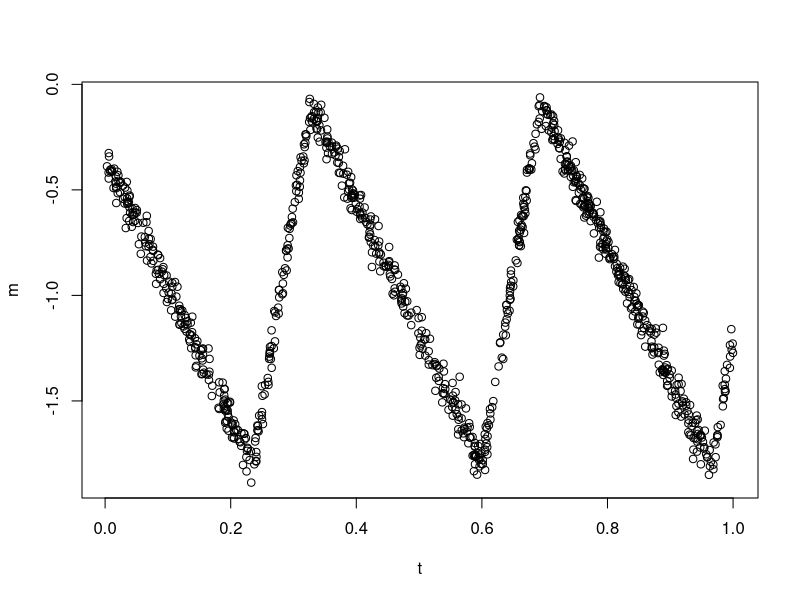
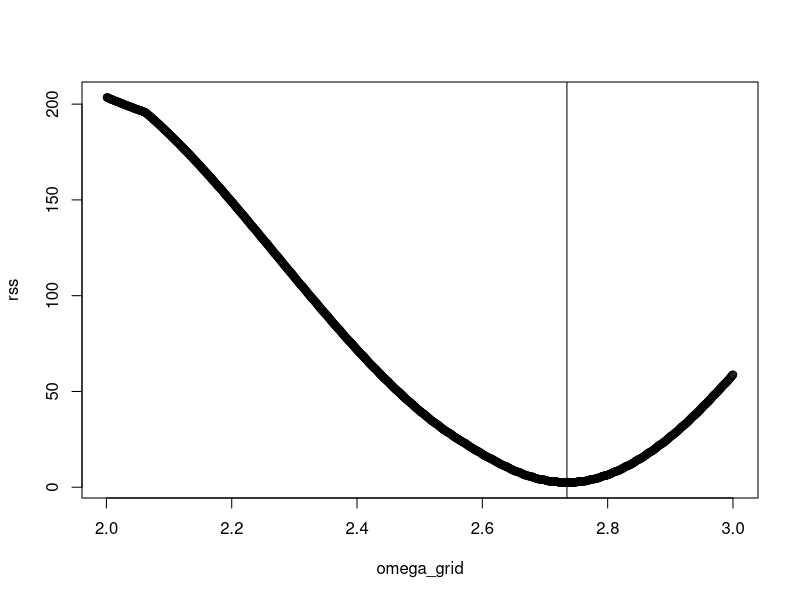

The R source for these figures, in order: (Note: this script raises an error after producing the figures.)
### compare newton method to grid search
### for estimating phase

rm(list=ls())
library(scales)

Saw <- function(t,cc=0.75){
    ## returns sawtooth evaluated at t
    t <- t %% 1
    return(((-2/cc)*t + 1)*(t < cc) + ((2/(1-cc))*t - (1+cc)/(1-cc))*(t >= cc))
}

SawPrime <- function(t,cc=0.75){
    ## returns derivative of sawtooth evaluated at t
    t <- t %% 1
    return((-2/cc)*(t < cc) + ((2/(1-cc))*(t >= cc)))
}

NewtonUpdate <- function(m,t,phi,amp,beta0,omega){
    gp <- SawPrime(omega*t+phi)
    g <- Saw(omega*t+phi)
    X <- cbind(1,g)
    Hul <- 2*t(X)%*%X
    Hlr <- 2*amp^2*sum(g*gp)
    Hoff <- c(2*amp*sum(g),-2*sum((m-beta0)*gp)+4*amp*sum(g*gp))
    h <- rbind(cbind(Hul,Hoff),c(Hoff,Hlr))
    Beta <- matrix(c(beta0,amp),nrow=2)
    dgdBeta <- 2*t(X)%*%X%*%Beta - 2*t(X)%*%m
    dgdphi <- -2*amp*sum((m-beta0)*gp) + 2*amp^2*sum(g*gp)
    del <- c(dgdBeta,dgdphi)
    theta <- c(beta0,amp,phi) - solve(h)*del
    theta[3] <- theta[3] %% 1
    return(theta)
}

omega_grid <- (1:1000)/1000 + 2

## construct data
n <- 1000
e.sd <- 0.05
t <- runif(n)
phi <- runif(1)
amp <- rchisq(1,30)/30
beta <- rnorm(1)
omega <- sample(omega_grid,1)
m <- amp*Saw(omega*t+phi) + beta + rnorm(n,mean=0,sd=e.sd)
plot(t,m)



compute_rss <- function(m,t,phi,omega){
    X <- cbind(1,Saw(omega*t+phi))
    B <- t(X)%*%X
    d <- t(X)%*%m
    z <- solve(B,d)
    return(m - X%*%z)
}



## grid search to estimate omega and phase
N <- 100
phis_grid <- (0:(N-1))/N
rss <- rep(0,length(omega_grid))
tm <- proc.time()
for(ii in 1:length(omega_grid)){
    ##m.resid <- vapply(phis_grid,function(x){lm(m~Saw(omega_grid[ii]*t+x))$residuals},rep(0,length(t)))
    m.resid <- vapply(phis_grid,function(x){compute_rss(m,t,x,omega_grid[ii])},rep(0,length(t))) ## faster not using lm
    rss[ii] <- min(colSums(m.resid^2))
}
proc.time() - tm
plot(omega_grid,rss)
abline(v=omega,col="black")

#### Newton optimization
rss <- rep(0,length(omega_grid))
NN <- 1 ## number of Newton steps for each updated frequency
phi_temp <- runif(1) ## random initial phase
tm <- proc.time()
for(ii in 1:length(omega_grid)){
    for(jj in 1:NN){
        phi_temp <- NewtonUpdate(m,t,phi_temp,omega_grid[ii])
    }
    rss[ii] <- sum((Saw(omega_grid[ii]*t+phi_temp) - m)^2)
}
proc.time() - tm
points(omega_grid,rss,col='red')
